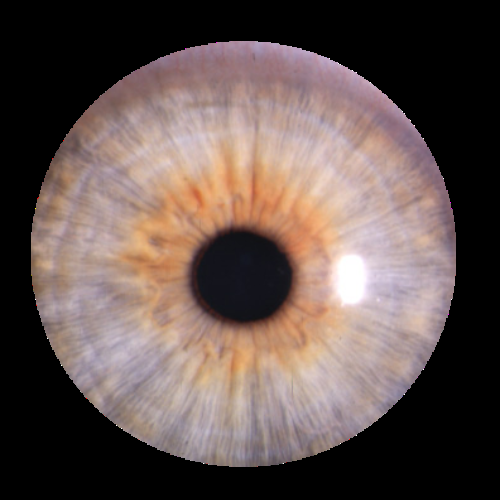
#> input picture cornee.png, 500 x 500 px
$ python dft2.py
#> lines starting #> are read from the running program, lines starting #| are printed output that depends on the picture
import numpy as np
import cv2
from matplotlib import pyplot as plt

# read the input image
img = cv2.imread('cornee.png',0)
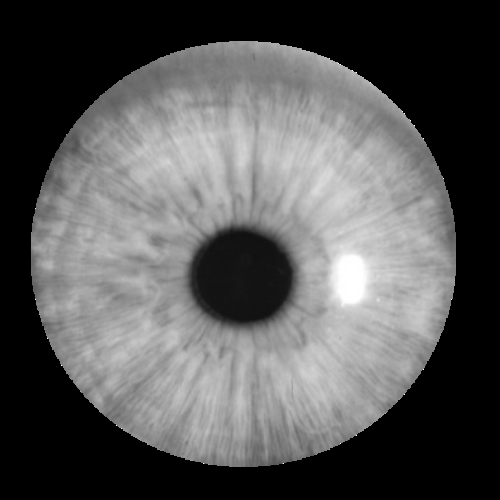
#> img: shape (500, 500); min 0, max 255, mean 87

# find the discrete fourier transform of the image
dft = cv2.dft(np.float32(img),flags = cv2.DFT_COMPLEX_OUTPUT)

# hift zero-frequency component to the center of the spectrum
dft_shift = np.fft.fftshift(dft)
rows, cols = img.shape
#> rows = 500; cols = 500
crow,ccol = rows//2 , cols//2
#> crow = 250; ccol = 250
mask = np.zeros((rows,cols,2),np.uint8)
mask[crow-30:crow+30, ccol-30:ccol+30] = 1

# apply mask and inverse DFT
fshift = dft_shift*mask
f_ishift = np.fft.ifftshift(fshift)
img_back = cv2.idft(f_ishift)
img_back = cv2.magnitude(img_back[:,:,0],img_back[:,:,1])
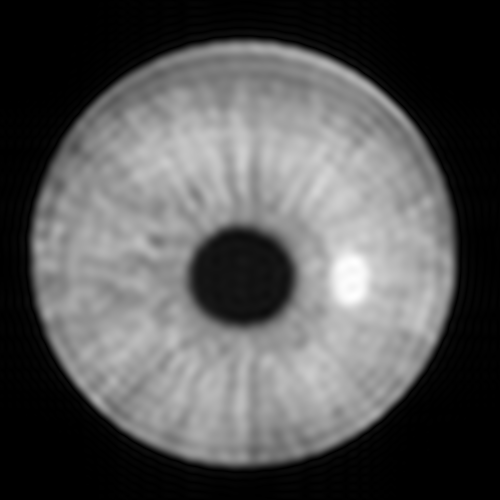
#> img_back: shape (500, 500) float32; min 85.72, max 65156848, mean 22005306; drawn with min black and max white

# visualize the images
plt.subplot(121),plt.imshow(img, cmap = 'gray')
plt.title('Input Image'), plt.xticks([]), plt.yticks([])
plt.subplot(122),plt.imshow(img_back, cmap = 'gray')
plt.title('Magnitude Spectrum'), plt.xticks([]), plt.yticks([])
plt.show()
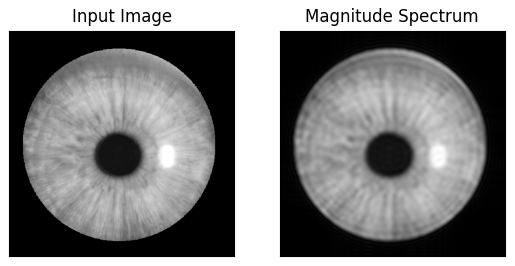
#> figure drawn by matplotlib, 2 panels

$ run again, with ct_scan.png copied over cornee.png
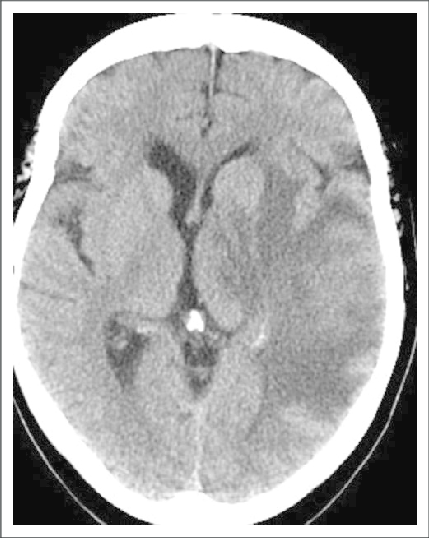
#> input picture ct_scan.png, 429 x 538 px
#> `img_back = cv2.magnitude(img_back[:,:,0],img_back[:,:,1])`:
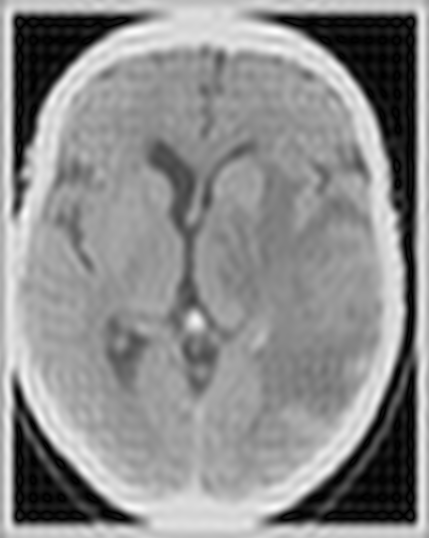
#> img_back: shape (538, 429) float32; min 16183.3, max 69431816, mean 38437116; drawn with min black and max white
#> `plt.show()`:
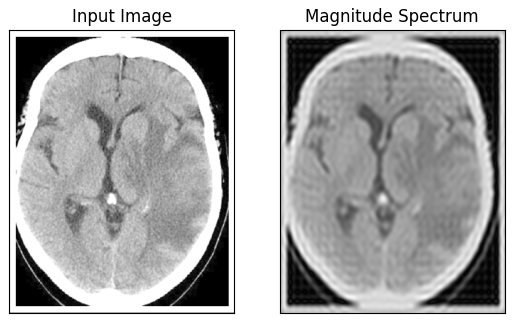
#> figure drawn by matplotlib, 2 panels
